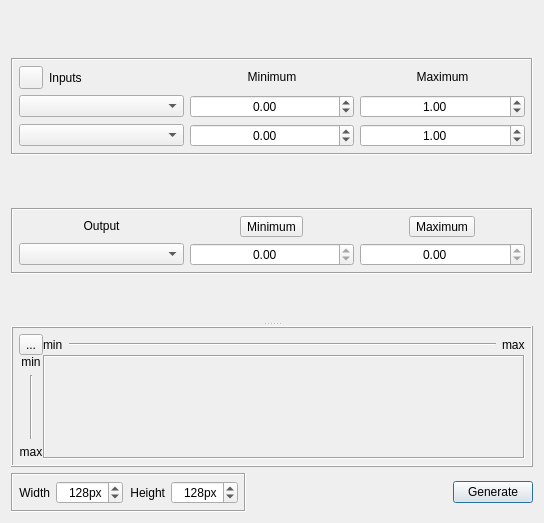
<?xml version="1.0" encoding="UTF-8"?>
<ui version="4.0">
 <class>Surface2D</class>
 <widget class="QWidget" name="Surface2D">
  <property name="geometry">
   <rect>
    <x>0</x>
    <y>0</y>
    <width>544</width>
    <height>523</height>
   </rect>
  </property>
  <property name="windowTitle">
   <string>Surface 2D</string>
  </property>
  <layout class="QVBoxLayout" name="verticalLayout_4">
   <item>
    <widget class="QSplitter" name="splitter">
     <property name="orientation">
      <enum>Qt::Vertical</enum>
     </property>
     <widget class="QFrame" name="verticalFrame">
      <property name="sizePolicy">
       <sizepolicy hsizetype="Expanding" vsizetype="Fixed">
        <horstretch>0</horstretch>
        <verstretch>0</verstretch>
       </sizepolicy>
      </property>
      <layout class="QVBoxLayout" name="verticalLayout">
       <property name="margin">
        <number>0</number>
       </property>
       <item>
        <widget class="QFrame" name="frame">
         <property name="sizePolicy">
          <sizepolicy hsizetype="MinimumExpanding" vsizetype="Maximum">
           <horstretch>0</horstretch>
           <verstretch>0</verstretch>
          </sizepolicy>
         </property>
         <property name="frameShape">
          <enum>QFrame::Box</enum>
         </property>
         <property name="frameShadow">
          <enum>QFrame::Sunken</enum>
         </property>
         <layout class="QHBoxLayout" name="horizontalLayout">
          <property name="margin">
           <number>6</number>
          </property>
          <item>
           <layout class="QGridLayout" name="gridLayout_2">
            <property name="topMargin">
             <number>0</number>
            </property>
            <item row="2" column="0">
             <widget class="QComboBox" name="cbx_inputA"/>
            </item>
            <item row="0" column="1">
             <widget class="QLabel" name="lbl_lvar_min">
              <property name="sizePolicy">
               <sizepolicy hsizetype="Preferred" vsizetype="Fixed">
                <horstretch>0</horstretch>
                <verstretch>0</verstretch>
               </sizepolicy>
              </property>
              <property name="text">
               <string>Minimum</string>
              </property>
              <property name="alignment">
               <set>Qt::AlignCenter</set>
              </property>
             </widget>
            </item>
            <item row="2" column="1">
             <widget class="QDoubleSpinBox" name="sbx_min_inputA">
              <property name="sizePolicy">
               <sizepolicy hsizetype="Minimum" vsizetype="Fixed">
                <horstretch>0</horstretch>
                <verstretch>0</verstretch>
               </sizepolicy>
              </property>
              <property name="alignment">
               <set>Qt::AlignCenter</set>
              </property>
              <property name="accelerated">
               <bool>true</bool>
              </property>
              <property name="minimum">
               <double>-10000000.000000000000000</double>
              </property>
              <property name="maximum">
               <double>10000000.000000000000000</double>
              </property>
              <property name="singleStep">
               <double>0.100000000000000</double>
              </property>
             </widget>
            </item>
            <item row="3" column="1">
             <widget class="QDoubleSpinBox" name="sbx_min_inputB">
              <property name="sizePolicy">
               <sizepolicy hsizetype="Minimum" vsizetype="Fixed">
                <horstretch>0</horstretch>
                <verstretch>0</verstretch>
               </sizepolicy>
              </property>
              <property name="alignment">
               <set>Qt::AlignCenter</set>
              </property>
              <property name="accelerated">
               <bool>true</bool>
              </property>
              <property name="minimum">
               <double>-10000000.000000000000000</double>
              </property>
              <property name="maximum">
               <double>10000000.000000000000000</double>
              </property>
              <property name="singleStep">
               <double>0.100000000000000</double>
              </property>
             </widget>
            </item>
            <item row="3" column="0">
             <widget class="QComboBox" name="cbx_inputB"/>
            </item>
            <item row="3" column="2">
             <widget class="QDoubleSpinBox" name="sbx_max_inputB">
              <property name="sizePolicy">
               <sizepolicy hsizetype="Minimum" vsizetype="Fixed">
                <horstretch>0</horstretch>
                <verstretch>0</verstretch>
               </sizepolicy>
              </property>
              <property name="alignment">
               <set>Qt::AlignCenter</set>
              </property>
              <property name="accelerated">
               <bool>true</bool>
              </property>
              <property name="minimum">
               <double>-10000000.000000000000000</double>
              </property>
              <property name="maximum">
               <double>10000000.000000000000000</double>
              </property>
              <property name="singleStep">
               <double>0.100000000000000</double>
              </property>
              <property name="value">
               <double>1.000000000000000</double>
              </property>
             </widget>
            </item>
            <item row="2" column="2">
             <widget class="QDoubleSpinBox" name="sbx_max_inputA">
              <property name="sizePolicy">
               <sizepolicy hsizetype="Minimum" vsizetype="Fixed">
                <horstretch>0</horstretch>
                <verstretch>0</verstretch>
               </sizepolicy>
              </property>
              <property name="alignment">
               <set>Qt::AlignCenter</set>
              </property>
              <property name="accelerated">
               <bool>true</bool>
              </property>
              <property name="minimum">
               <double>-10000000.000000000000000</double>
              </property>
              <property name="maximum">
               <double>10000000.000000000000000</double>
              </property>
              <property name="singleStep">
               <double>0.100000000000000</double>
              </property>
              <property name="value">
               <double>1.000000000000000</double>
              </property>
             </widget>
            </item>
            <item row="0" column="2">
             <widget class="QLabel" name="lbl_lvar_max">
              <property name="sizePolicy">
               <sizepolicy hsizetype="Preferred" vsizetype="Fixed">
                <horstretch>0</horstretch>
                <verstretch>0</verstretch>
               </sizepolicy>
              </property>
              <property name="text">
               <string>Maximum</string>
              </property>
              <property name="alignment">
               <set>Qt::AlignCenter</set>
              </property>
             </widget>
            </item>
            <item row="0" column="0">
             <layout class="QHBoxLayout" name="horizontalLayout_2">
              <item>
               <widget class="QToolButton" name="btn_inputs">
                <property name="sizePolicy">
                 <sizepolicy hsizetype="Fixed" vsizetype="Minimum">
                  <horstretch>0</horstretch>
                  <verstretch>0</verstretch>
                 </sizepolicy>
                </property>
                <property name="toolTip">
                 <string>Input variables</string>
                </property>
                <property name="text">
                 <string/>
                </property>
                <property name="icon">
                 <iconset resource="qtfuzzylite.qrc">
                  <normaloff>:/input.png</normaloff>:/input.png</iconset>
                </property>
                <property name="checkable">
                 <bool>true</bool>
                </property>
               </widget>
              </item>
              <item>
               <widget class="QLabel" name="label_3">
                <property name="sizePolicy">
                 <sizepolicy hsizetype="Preferred" vsizetype="Minimum">
                  <horstretch>0</horstretch>
                  <verstretch>0</verstretch>
                 </sizepolicy>
                </property>
                <property name="text">
                 <string>Inputs</string>
                </property>
                <property name="alignment">
                 <set>Qt::AlignLeading|Qt::AlignLeft|Qt::AlignVCenter</set>
                </property>
               </widget>
              </item>
             </layout>
            </item>
           </layout>
          </item>
         </layout>
        </widget>
       </item>
       <item>
        <widget class="QFrame" name="horizontalFrame">
         <property name="sizePolicy">
          <sizepolicy hsizetype="MinimumExpanding" vsizetype="Maximum">
           <horstretch>0</horstretch>
           <verstretch>0</verstretch>
          </sizepolicy>
         </property>
         <property name="frameShape">
          <enum>QFrame::Box</enum>
         </property>
         <property name="frameShadow">
          <enum>QFrame::Sunken</enum>
         </property>
         <layout class="QGridLayout" name="gridLayout_3">
          <property name="margin">
           <number>6</number>
          </property>
          <item row="1" column="0">
           <layout class="QVBoxLayout" name="verticalLayout_2">
            <property name="topMargin">
             <number>0</number>
            </property>
            <item>
             <widget class="QComboBox" name="cbx_output">
              <property name="sizePolicy">
               <sizepolicy hsizetype="MinimumExpanding" vsizetype="Maximum">
                <horstretch>0</horstretch>
                <verstretch>0</verstretch>
               </sizepolicy>
              </property>
             </widget>
            </item>
           </layout>
          </item>
          <item row="0" column="0">
           <widget class="QLabel" name="label_4">
            <property name="sizePolicy">
             <sizepolicy hsizetype="MinimumExpanding" vsizetype="Maximum">
              <horstretch>0</horstretch>
              <verstretch>0</verstretch>
             </sizepolicy>
            </property>
            <property name="text">
             <string>Output</string>
            </property>
            <property name="alignment">
             <set>Qt::AlignCenter</set>
            </property>
           </widget>
          </item>
          <item row="1" column="1">
           <widget class="QDoubleSpinBox" name="sbx_min_output">
            <property name="sizePolicy">
             <sizepolicy hsizetype="MinimumExpanding" vsizetype="Fixed">
              <horstretch>0</horstretch>
              <verstretch>0</verstretch>
             </sizepolicy>
            </property>
            <property name="alignment">
             <set>Qt::AlignCenter</set>
            </property>
            <property name="readOnly">
             <bool>true</bool>
            </property>
           </widget>
          </item>
          <item row="1" column="2">
           <widget class="QDoubleSpinBox" name="sbx_max_output">
            <property name="sizePolicy">
             <sizepolicy hsizetype="MinimumExpanding" vsizetype="Fixed">
              <horstretch>0</horstretch>
              <verstretch>0</verstretch>
             </sizepolicy>
            </property>
            <property name="alignment">
             <set>Qt::AlignCenter</set>
            </property>
            <property name="readOnly">
             <bool>true</bool>
            </property>
           </widget>
          </item>
          <item row="0" column="2">
           <layout class="QHBoxLayout" name="horizontalLayout_6">
            <item>
             <widget class="QToolButton" name="btn_max_color">
              <property name="sizePolicy">
               <sizepolicy hsizetype="Maximum" vsizetype="Maximum">
                <horstretch>0</horstretch>
                <verstretch>0</verstretch>
               </sizepolicy>
              </property>
              <property name="text">
               <string>Maximum</string>
              </property>
              <property name="toolButtonStyle">
               <enum>Qt::ToolButtonTextBesideIcon</enum>
              </property>
             </widget>
            </item>
           </layout>
          </item>
          <item row="0" column="1">
           <layout class="QHBoxLayout" name="horizontalLayout_3">
            <item>
             <widget class="QToolButton" name="btn_min_color">
              <property name="sizePolicy">
               <sizepolicy hsizetype="Maximum" vsizetype="Maximum">
                <horstretch>0</horstretch>
                <verstretch>0</verstretch>
               </sizepolicy>
              </property>
              <property name="text">
               <string>Minimum</string>
              </property>
              <property name="toolButtonStyle">
               <enum>Qt::ToolButtonTextBesideIcon</enum>
              </property>
             </widget>
            </item>
           </layout>
          </item>
         </layout>
        </widget>
       </item>
      </layout>
     </widget>
     <widget class="QFrame" name="gridFrame">
      <property name="sizePolicy">
       <sizepolicy hsizetype="MinimumExpanding" vsizetype="MinimumExpanding">
        <horstretch>0</horstretch>
        <verstretch>0</verstretch>
       </sizepolicy>
      </property>
      <property name="frameShape">
       <enum>QFrame::Box</enum>
      </property>
      <property name="frameShadow">
       <enum>QFrame::Raised</enum>
      </property>
      <layout class="QGridLayout" name="gridLayout">
       <property name="margin">
        <number>6</number>
       </property>
       <property name="spacing">
        <number>0</number>
       </property>
       <item row="0" column="0">
        <widget class="QToolButton" name="btn_options">
         <property name="sizePolicy">
          <sizepolicy hsizetype="Minimum" vsizetype="Minimum">
           <horstretch>0</horstretch>
           <verstretch>0</verstretch>
          </sizepolicy>
         </property>
         <property name="toolTip">
          <string>Options...</string>
         </property>
         <property name="text">
          <string>...</string>
         </property>
         <property name="icon">
          <iconset resource="qtfuzzylite.qrc">
           <normaloff>:/visualization.png</normaloff>:/visualization.png</iconset>
         </property>
         <property name="checkable">
          <bool>true</bool>
         </property>
        </widget>
       </item>
       <item row="0" column="1">
        <widget class="QFrame" name="frm_horizontal_axis">
         <layout class="QHBoxLayout" name="horizontalLayout_8">
          <property name="margin">
           <number>0</number>
          </property>
          <item>
           <widget class="QLabel" name="lbl_min_a">
            <property name="sizePolicy">
             <sizepolicy hsizetype="Minimum" vsizetype="Minimum">
              <horstretch>0</horstretch>
              <verstretch>0</verstretch>
             </sizepolicy>
            </property>
            <property name="text">
             <string>min</string>
            </property>
           </widget>
          </item>
          <item>
           <widget class="Line" name="line">
            <property name="sizePolicy">
             <sizepolicy hsizetype="MinimumExpanding" vsizetype="Minimum">
              <horstretch>0</horstretch>
              <verstretch>0</verstretch>
             </sizepolicy>
            </property>
            <property name="orientation">
             <enum>Qt::Horizontal</enum>
            </property>
           </widget>
          </item>
          <item>
           <widget class="QLabel" name="lbl_max_a">
            <property name="sizePolicy">
             <sizepolicy hsizetype="Minimum" vsizetype="Minimum">
              <horstretch>0</horstretch>
              <verstretch>0</verstretch>
             </sizepolicy>
            </property>
            <property name="text">
             <string>max</string>
            </property>
           </widget>
          </item>
         </layout>
        </widget>
       </item>
       <item row="1" column="0">
        <widget class="QFrame" name="frm_vertical_axis">
         <layout class="QVBoxLayout" name="verticalLayout_3">
          <property name="margin">
           <number>0</number>
          </property>
          <item>
           <widget class="QLabel" name="lbl_min_b">
            <property name="sizePolicy">
             <sizepolicy hsizetype="Minimum" vsizetype="Minimum">
              <horstretch>0</horstretch>
              <verstretch>0</verstretch>
             </sizepolicy>
            </property>
            <property name="text">
             <string>min</string>
            </property>
            <property name="alignment">
             <set>Qt::AlignCenter</set>
            </property>
           </widget>
          </item>
          <item>
           <widget class="Line" name="line_2">
            <property name="sizePolicy">
             <sizepolicy hsizetype="Minimum" vsizetype="MinimumExpanding">
              <horstretch>0</horstretch>
              <verstretch>0</verstretch>
             </sizepolicy>
            </property>
            <property name="orientation">
             <enum>Qt::Vertical</enum>
            </property>
           </widget>
          </item>
          <item>
           <widget class="QLabel" name="lbl_max_b">
            <property name="sizePolicy">
             <sizepolicy hsizetype="Minimum" vsizetype="Minimum">
              <horstretch>0</horstretch>
              <verstretch>0</verstretch>
             </sizepolicy>
            </property>
            <property name="text">
             <string>max</string>
            </property>
            <property name="alignment">
             <set>Qt::AlignCenter</set>
            </property>
           </widget>
          </item>
         </layout>
        </widget>
       </item>
       <item row="1" column="1">
        <widget class="QLabel" name="canvas">
         <property name="sizePolicy">
          <sizepolicy hsizetype="Ignored" vsizetype="Ignored">
           <horstretch>0</horstretch>
           <verstretch>0</verstretch>
          </sizepolicy>
         </property>
         <property name="mouseTracking">
          <bool>true</bool>
         </property>
         <property name="styleSheet">
          <string notr="true"/>
         </property>
         <property name="frameShape">
          <enum>QFrame::Box</enum>
         </property>
         <property name="frameShadow">
          <enum>QFrame::Sunken</enum>
         </property>
         <property name="scaledContents">
          <bool>true</bool>
         </property>
         <property name="alignment">
          <set>Qt::AlignCenter</set>
         </property>
        </widget>
       </item>
      </layout>
     </widget>
    </widget>
   </item>
   <item>
    <layout class="QHBoxLayout" name="horizontalLayout_4">
     <item>
      <widget class="QFrame" name="horizontalFrame">
       <property name="frameShape">
        <enum>QFrame::Box</enum>
       </property>
       <property name="frameShadow">
        <enum>QFrame::Sunken</enum>
       </property>
       <layout class="QHBoxLayout" name="horizontalLayout_5">
        <property name="margin">
         <number>6</number>
        </property>
        <item>
         <widget class="QLabel" name="label">
          <property name="text">
           <string>Width</string>
          </property>
          <property name="alignment">
           <set>Qt::AlignRight|Qt::AlignTrailing|Qt::AlignVCenter</set>
          </property>
         </widget>
        </item>
        <item>
         <widget class="QSpinBox" name="sbx_width">
          <property name="alignment">
           <set>Qt::AlignRight|Qt::AlignTrailing|Qt::AlignVCenter</set>
          </property>
          <property name="suffix">
           <string>px</string>
          </property>
          <property name="minimum">
           <number>8</number>
          </property>
          <property name="maximum">
           <number>2048</number>
          </property>
          <property name="singleStep">
           <number>8</number>
          </property>
          <property name="value">
           <number>128</number>
          </property>
         </widget>
        </item>
        <item>
         <widget class="QLabel" name="label_2">
          <property name="text">
           <string>Height</string>
          </property>
          <property name="alignment">
           <set>Qt::AlignRight|Qt::AlignTrailing|Qt::AlignVCenter</set>
          </property>
         </widget>
        </item>
        <item>
         <widget class="QSpinBox" name="sbx_height">
          <property name="alignment">
           <set>Qt::AlignRight|Qt::AlignTrailing|Qt::AlignVCenter</set>
          </property>
          <property name="suffix">
           <string>px</string>
          </property>
          <property name="minimum">
           <number>8</number>
          </property>
          <property name="maximum">
           <number>2048</number>
          </property>
          <property name="singleStep">
           <number>8</number>
          </property>
          <property name="value">
           <number>128</number>
          </property>
         </widget>
        </item>
       </layout>
      </widget>
     </item>
     <item>
      <spacer name="horizontalSpacer">
       <property name="orientation">
        <enum>Qt::Horizontal</enum>
       </property>
       <property name="sizeHint" stdset="0">
        <size>
         <width>40</width>
         <height>20</height>
        </size>
       </property>
      </spacer>
     </item>
     <item>
      <widget class="QPushButton" name="btn_generate">
       <property name="text">
        <string>Generate</string>
       </property>
       <property name="icon">
        <iconset resource="qtfuzzylite.qrc">
         <normaloff>:/surface2d-generate.png</normaloff>:/surface2d-generate.png</iconset>
       </property>
       <property name="iconSize">
        <size>
         <width>16</width>
         <height>16</height>
        </size>
       </property>
       <property name="autoDefault">
        <bool>true</bool>
       </property>
       <property name="default">
        <bool>true</bool>
       </property>
      </widget>
     </item>
    </layout>
   </item>
  </layout>
 </widget>
 <resources>
  <include location="qtfuzzylite.qrc"/>
 </resources>
 <connections/>
</ui>
